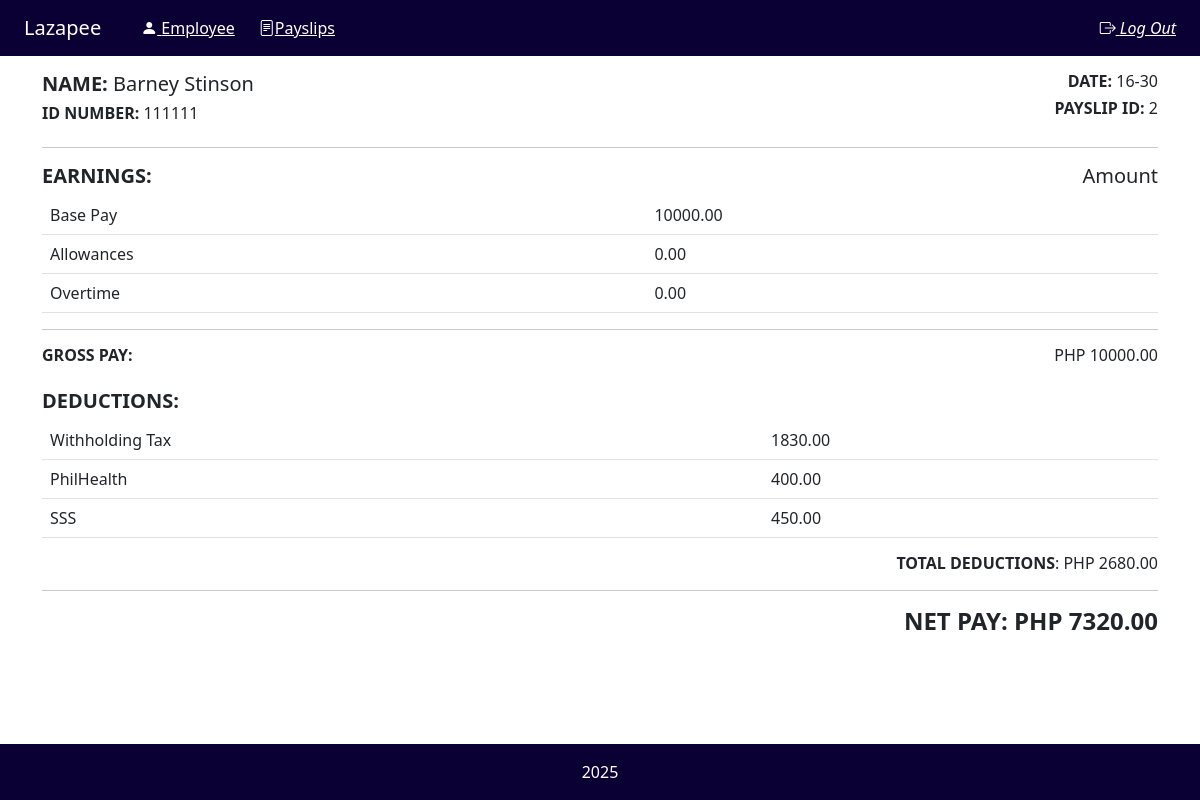
The page /payslip/2/ on the database its author committed.
### payroll_app/models.py (models this page shows, shortened)
class Payslip(models.Model):
    id_number = models.ForeignKey(Employee, on_delete=models.CASCADE)
    month = models.CharField(max_length=12)
    date_range = models.CharField(max_length=12)
    year = models.CharField(max_length=4)
    pay_cycle = models.CharField(max_length=12)
    rate = models.FloatField()
    earnings_allowance = models.FloatField()
    deductions_tax = models.FloatField()
    deductions_health = models.FloatField()
    pag_ibig = models.FloatField()
    sss =  models.FloatField()
    overtime = models.FloatField()
    total_pay = models.FloatField()
    objects = models.Manager()
    def getCycleRate(self):
        return self.rate /2

class Employee(models.Model):
    account = models.ForeignKey(Account, on_delete=models.CASCADE, null=True)
    name = models.CharField(max_length=50)
    id_number = models.CharField(max_length=15, unique=True)
    rate = models.FloatField(default = 0.0)
    overtime_pay = models.FloatField(null=True, blank=True)
    allowance = models.FloatField(null=True, blank=True)
    objects = models.Manager()

### payroll_app/views.py (the view)
# urls.py: path('payslip/<int:pk>/', views.view_payslip, name='view_payslip')
def view_payslip(request, pk):
    payslip = get_object_or_404(Payslip, pk=pk)
    return render(request, 'payroll_app/view_payslip.html', {'payslip': payslip})

### payroll_app/templates/payroll_app/view_payslip.html (shortened to what this page needs)
{% extends 'payroll_app/base.html' %}
{% load static %}
{% block navbar %}
<div class="container-fluid d-flex align-items-center gap-4">
    <a class="navbar-brand mb-0" href="{% url 'payroll' %}">Lazapee </a>
    <a href="{% url 'payroll' %}" style="color:white">
        <i class="bi bi-person-fill"></i> Employee</a>
    <a href="{% url 'payslip' %}" style="color: white">
        <i class="bi bi-file-text"></i>Payslips</a>
     <a href="{% url 'logout' %}" class="text-white text-decoration-underline ms-auto">
        <i class="bi bi-box-arrow-right"> Log Out</i></a>
 </div>
{% endblock %}
{% block content %}
<div class="container overflow-auto" style="max-height: 80vh;">
    <div class="d-flex justify-content-between mb-3">
        <div>
            <h5><strong>NAME:</strong> {{ payslip.id_number.name }}</h5>
            <h6><strong>ID NUMBER:</strong> {{ payslip.id_number.id_number }}</h6>
        </div>
        <div class="text-end">
            <h6><strong>DATE:</strong> {{ payslip.date_range }}</h6>
            <h6><strong>PAYSLIP ID:</strong> {{ payslip.id }}</h6>
        </div>
    </div>
    <hr>
    <div class="d-flex justify-content-between mt-3">
        <h5><strong>EARNINGS:</strong></h5>
        <h5 class="text-end"> Amount </h5>
    </div>
    <div class="col-12">
        <table class="table">
            <tbody>
                <tr>
                    <td>Base Pay</td>
                    <td class="align-middle">{{ payslip.getCycleRate|floatformat:2 }}</td>
                </tr>
                <tr>
                    <td>Allowances</td>
                    <td class="align-middle">{{ payslip.earnings_allowance|floatformat:2 }}</td>
                </tr>
                <tr>
                    <td>Overtime</td>
                    <td class="align-middle">{{ payslip.overtime|floatformat:2 }}</td>
                </tr>
            </tbody>
        </table>
        <hr>
        <div class="d-flex justify-content-between mt-3">
            <h6 class="mb-0"><strong>GROSS PAY:</strong></h6>
            <h6 class="mb-0"> PHP {{ payslip.getCycleRate|add:payslip.earnings_allowance|add:payslip.overtime|floatformat:2 }}</h6>
        </div>
        <h5 class="mt-4"><strong>DEDUCTIONS:</strong></h5>
        <table class="table">
                {% if payslip.pay_cycle == "1" %}
                    <tr><td>Pag-ibig</td><td class="align-middle">{{ payslip.pag_ibig|floatformat:2 }}</td></tr>
                {% elif payslip.pay_cycle == "2" %}
                    <tr><td>Withholding Tax</td><td class="align-middle">{{ payslip.deductions_tax|floatformat:2 }}</td></tr>
                    <tr><td>PhilHealth</td><td class="align-middle">{{ payslip.deductions_health|floatformat:2 }}</td></tr>
                    <tr><td>SSS</td><td class="align-middle">{{ payslip.sss|floatformat:2 }}</td></tr>
                {% endif %}
        </table>
        <h6 class="text-end"><strong>TOTAL DEDUCTIONS</strong>: PHP
            {% if payslip.pay_cycle == "1" %}
                {{ payslip.pag_ibig|floatformat:2 }}
            {% else %}
                {{ payslip.deductions_tax|add:payslip.deductions_health|add:payslip.sss|floatformat:2 }}
            {% endif %}
        </h6>
        <hr>
        <h4 class="text-end text-dark"><strong>NET PAY:</strong> <strong>PHP {{ payslip.total_pay|floatformat:2 }}</strong></h4>
    </div>
</div>
{% endblock %}

### rows shown on the page
Payslip: id_number.name "Barney Stinson", id_number.id_number "111111", date_range "16-30", id "2", getCycleRate "10000.00", earnings_allowance "0.00", overtime "0.00", getCycleRate|add "10000.00", deductions_tax "1830.00", deductions_health "400.00", sss "450.00", deductions_tax|add "2680.00", total_pay "7320.00"
